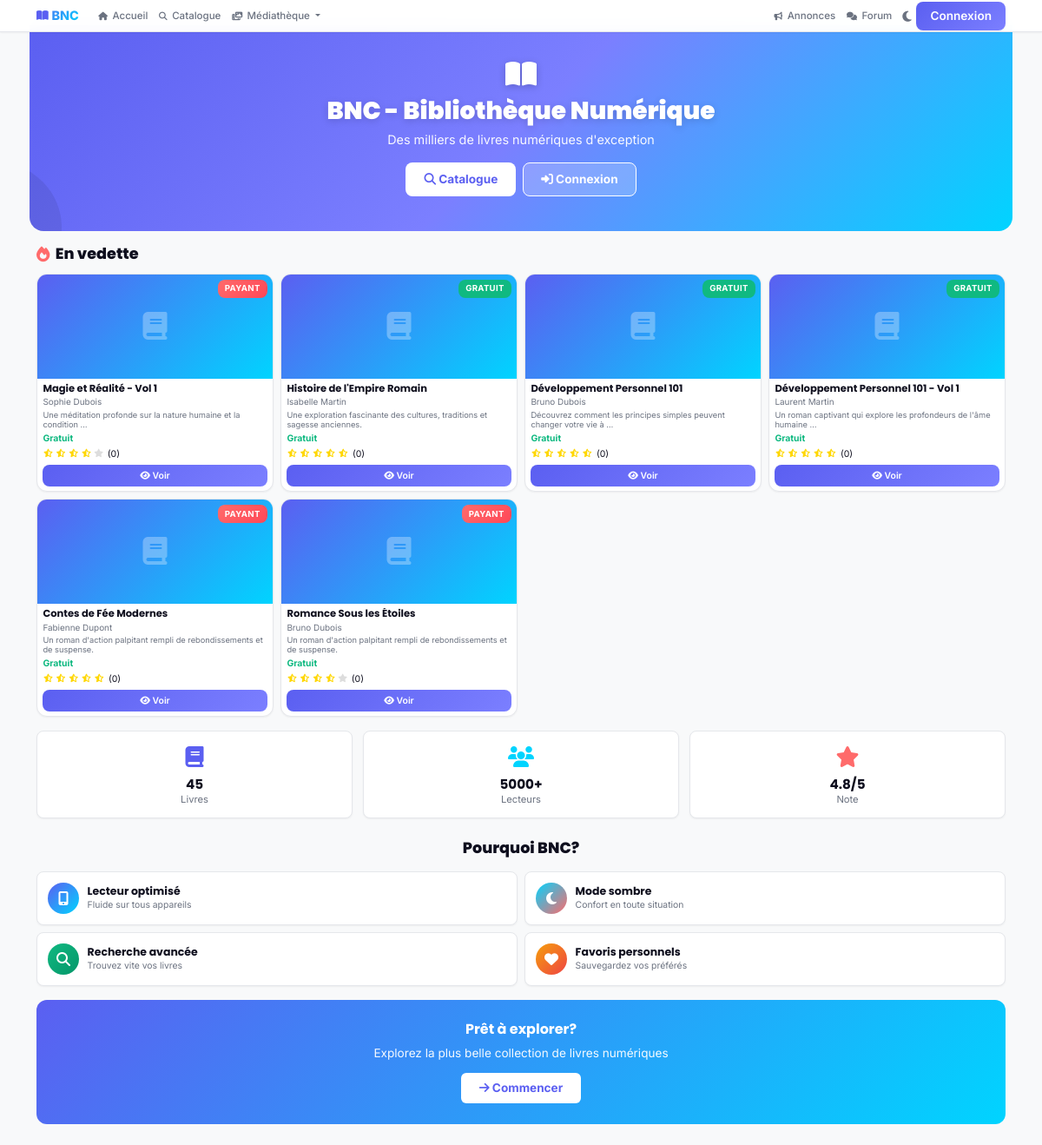
Screenshot of /fr/ with the database file from the repository.
### catalogue/models.py (models this page shows, shortened)
class Book(models.Model):
    GENRE_CHOICES = [
        ("fiction", _("Fiction")),
        ("non_fiction", _("Non-fiction")),
        ("science", _("Science")),
        ("history", _("Histoire")),
        ("biography", _("Biographie")),
        ("children", _("Enfants")),
        ("poetry", _("Poésie")),
        ("drama", _("Drame")),
        ("mystery", _("Mystère")),
        ("romance", _("Romance")),
        ("fantasy", _("Fantasy")),
        ("self_help", _("Développement personnel")),
        ("other", _("Autre")),
    ]
    LANGUAGE_CHOICES = [
        ("fr", _("Français")),
        ("en", _("Anglais")),
        ("ar", _("Arabe")),
        ("de", _("Allemand")),
        ("es", _("Espagnol")),
        ("pt", _("Portugais")),
        ("sw", _("Swahili")),
        ("other", _("Autre")),
    ]
    id = models.UUIDField(primary_key=True, default=uuid.uuid4, editable=False)
    title = models.CharField(_("Titre"), max_length=255)
    description = models.TextField(_("Description"), blank=True)
    isbn = models.CharField(_("ISBN"), max_length=20, unique=True)
    pages_count = models.PositiveIntegerField(_("Nombre de pages"), null=True, blank=True)
    publication_date = models.DateField(_("Date de publication"), null=True, blank=True)
    language = models.CharField(
        _("Langue"),
        max_length=10,
        choices=LANGUAGE_CHOICES,
        default="fr"
    )
    genre = models.CharField(
        _("Genre"),
        max_length=50,
        choices=GENRE_CHOICES,
        default="other"
    )
    cover = models.ImageField(
        _("Couverture"),
        upload_to="books/covers/%Y/%m/",
        null=True,
        blank=True
    )
    pdf_file = models.FileField(
        _("Fichier PDF"),
        upload_to="books/pdf/%Y/%m/",
        null=True,
        blank=True
    )
    epub_file = models.FileField(
        _("Fichier EPUB"),
        upload_to="books/epub/%Y/%m/",
        null=True,
        blank=True
    )
    price = models.DecimalField(
        _("Prix"),
        max_digits=8,
        decimal_places=2,
        default=0,
        validators=[MinValueValidator(0)]
    )
    discount_percentage = models.IntegerField(
        _("Pourcentage de réduction"),
        default=0,
        validators=[MinValueValidator(0), MaxValueValidator(100)]
    )
    is_paid = models.BooleanField(_("Payant"), default=False)
    free_pages_count = models.PositiveIntegerField(
        _("Nombre de pages libres"),
        default=15,
        help_text=_("Nombre de pages accessibles gratuitement (0 = aucune preview)")
    )
    downloads_count = models.PositiveIntegerField(_("Nombre de téléchargements"), default=0)
    reads_count = models.PositiveIntegerField(_("Nombre de lectures"), default=0)
    rating = models.DecimalField(
        _("Note"),
        max_digits=3,
        decimal_places=2,
        default=0,
        validators=[MinValueValidator(0), MaxValueValidator(5)]
    )
    rating_count = models.PositiveIntegerField(_("Nombre d'évaluations"), default=0)
    authors = models.ManyToManyField(Author, through="AuthorBook", related_name="books", blank=True)
    libraries = models.ManyToManyField(Library, through="LibraryBook", related_name="books", blank=True)
    is_published = models.BooleanField(_("Publié"), default=True)
    created_at = models.DateTimeField(_("Créé"), auto_now_add=True)
    updated_at = models.DateTimeField(_("Modifié"), auto_now=True)
    class Meta:
        verbose_name = _("Livre")
        verbose_name_plural = _("Livres")
        ordering = ["-created_at"]
        indexes = [
            models.Index(fields=["isbn"]),
            models.Index(fields=["title"]),
            models.Index(fields=["is_published"]),
            models.Index(fields=["genre"]),
        ]
    @property
    def author(self):
        authors = self.authors.all()
        if authors:
            return f"{authors[0].first_name} {authors[0].last_name}"
        return "Auteur inconnu"

class Author(models.Model):
    NATIONALITY_CHOICES = [
        ("SN", _("Sénégal")),
        ("ML", _("Mali")),
        ("CI", _("Côte d'Ivoire")),
        ("BJ", _("Bénin")),
        ("BF", _("Burkina Faso")),
        ("CM", _("Cameroun")),
        ("GH", _("Ghana")),
        ("KE", _("Kenya")),
        ("ZA", _("Afrique du Sud")),
        ("NG", _("Nigéria")),
        ("FR", _("France")),
        ("BE", _("Belgique")),
        ("CA", _("Canada")),
        ("US", _("États-Unis")),
        ("OTHER", _("Autre")),
    ]
    id = models.UUIDField(primary_key=True, default=uuid.uuid4, editable=False)
    first_name = models.CharField(_("Prénom"), max_length=100)
    last_name = models.CharField(_("Nom"), max_length=100)
    email = models.EmailField(_("Email"), blank=True, unique=True)
    biography = models.TextField(_("Biographie"), blank=True)
    birth_date = models.DateField(_("Date de naissance"), null=True, blank=True)
    photo = models.ImageField(
        _("Photo"),
        upload_to="authors/%Y/%m/",
        null=True,
        blank=True
    )
    nationality = models.CharField(
        _("Nationalité"),
        max_length=50,
        choices=NATIONALITY_CHOICES,
        default="OTHER"
    )
    website = models.URLField(_("Site web"), blank=True)
    is_verified = models.BooleanField(_("Vérifié"), default=False)
    verified_date = models.DateTimeField(_("Date de vérification"), null=True, blank=True)
    created_at = models.DateTimeField(_("Créé"), auto_now_add=True)
    updated_at = models.DateTimeField(_("Modifié"), auto_now=True)
    class Meta:
        verbose_name = _("Auteur")
        verbose_name_plural = _("Auteurs")
        ordering = ["last_name", "first_name"]
        indexes = [
            models.Index(fields=["last_name", "first_name"]),
            models.Index(fields=["email"]),
        ]

### users/views.py (the view)
# urls.py: path("", home, name='home'),
def home(request):
    books = Book.objects.filter(is_published=True)[:6]
    context = {
        'featured_books': books,
        'total_books': Book.objects.filter(is_published=True).count(),
        'total_authors': Book.objects.filter(is_published=True).values('authorbook__author').distinct().count(),
    }
    return render(request, 'home.html', context)

### templates/home.html (shortened to what this page needs)
{% extends 'base-premium.html' %}
{% load static %}
{% block content %}
<div class="container mt-0">
    <div class="hero-premium" style="background: linear-gradient(135deg, #5B5FF1 0%, #7B7FFF 50%, #00D4FF 100%); margin: -0.5rem -0.5rem 1rem -0.5rem; border-radius: 0 0 var(--radius-lg) var(--radius-lg);">
        <div class="hero-content" style="text-align: center; padding: 1.5rem 0.75rem;">
            <div style="margin-bottom: 0.5rem;">
                <i class="fas fa-book-open" style="font-size: 2rem; text-shadow: 0 2px 8px rgba(0,0,0,0.2);"></i>
            </div>
            <h1 style="text-shadow: 0 2px 8px rgba(0,0,0,0.15); font-size: clamp(1.1rem, 4vw, 1.75rem);">BNC - Bibliothèque Numérique</h1>
            <p style="font-size: 0.9rem; margin-bottom: 1rem; opacity: 0.95;">Des milliers de livres numériques d'exception</p>
            <div style="display: flex; gap: 0.5rem; justify-content: center; flex-wrap: wrap;">
                <a href="{% url 'catalogue:catalogue' %}" class="btn" style="background: white; color: #5B5FF1; font-weight: 700; padding: 0.5rem 1.25rem; font-size: 0.85rem; border-radius: var(--radius-sm); text-decoration: none;">
                    <i class="fas fa-search"></i> Catalogue
                </a>
                {% if not user.is_authenticated %}
                <a href="{% url 'users:login' %}" class="btn" style="background: rgba(255,255,255,0.2); border: 1.5px solid white; color: white; font-weight: 700; padding: 0.5rem 1.25rem; font-size: 0.85rem; border-radius: var(--radius-sm); text-decoration: none;">
                    <i class="fas fa-sign-in-alt"></i> Connexion
                </a>
                {% endif %}
            </div>
        </div>
    </div>
    <div class="mb-3">
        <h2 style="font-weight: 800; margin-bottom: 0.75rem; display: flex; align-items: center; gap: 0.4rem; font-size: 1.1rem;">
            <i class="fas fa-fire" style="color: var(--accent);"></i> En vedette
        </h2>
        <div class="row g-2">
            {% for book in featured_books %}
            <div class="col-6 col-sm-6 col-md-4 col-lg-3 animate-in">
                <div class="book-card-premium" onclick="window.location.href='{% url 'catalogue:book_detail' book_id=book.pk %}'">
                    <div class="book-cover">
                        {% if book.cover %}
                            <img src="{{ book.cover.url }}" alt="{{ book.title }}">
                        {% else %}
                            <div class="book-cover-placeholder">
                                <i class="fas fa-book"></i>
                            </div>
                        {% endif %}
                        {% if book.is_paid %}
                            <span class="book-badge badge-premium">Payant</span>
                        {% else %}
                            <span class="book-badge badge-free">Gratuit</span>
                        {% endif %}
                    </div>
                    <div class="book-info">
                        <h5 class="book-title">{{ book.title }}</h5>
                        <p class="book-author">{{ book.author|truncatewords:3 }}</p>
                        {% if book.description %}
                        <p class="book-description">{{ book.description|truncatewords:10 }}</p>
                        {% endif %}
                        <div class="book-price">
                            {% if book.is_paid and book.price > 0 %}
                                {% if book.discount_percentage > 0 %}
                                    <span class="price-original">{{ book.price|floatformat:0 }} FC</span>
                                    <span style="font-size: 0.65rem; color: #EF4444; font-weight: 600;">-{{ book.discount_percentage }}%</span>
                                {% else %}
                                    <span class="price-main">{{ book.price|floatformat:0 }} FC</span>
                                {% endif %}
                            {% else %}
                                <span class="price-free">Gratuit</span>
                            {% endif %}
                        </div>
                        <div class="book-rating">
                            <span class="stars">
                                {% for i in "12345" %}
                                    {% if book.rating >= i %}
                                        <i class="fas fa-star"></i>
                                    {% elif book.rating > i|add:'-1' %}
                                        <i class="fas fa-star-half-alt"></i>
                                    {% else %}
                                        <i class="fas fa-star empty"></i>
                                    {% endif %}
                                {% endfor %}
                            </span>
                            <span class="rating-value">({{ book.reviews_count|default:0 }})</span>
                        </div>
                        <div class="book-action">
                            <a href="{% url 'catalogue:book_detail' book_id=book.pk %}" class="btn-read" onclick="event.stopPropagation()">
                                <i class="fas fa-eye"></i> Voir
                            </a>
                        </div>
                    </div>
                </div>
            </div>
            {% endfor %}
        </div>
    </div>
    <div style="display: grid; grid-template-columns: repeat(3, 1fr); gap: 0.75rem; margin-bottom: 1.5rem;">
        <div class="card-premium" style="text-align: center; padding: 0.75rem 0.5rem;">
            <div style="font-size: 1.5rem; color: var(--primary); margin-bottom: 0.25rem;"><i class="fas fa-book"></i></div>
            <h5 style="font-weight: 700; margin: 0; font-size: 0.95rem;">{{ total_books|default:"1000+" }}</h5>
            <p style="color: var(--text-light); margin: 0; font-size: 0.7rem;">Livres</p>
        </div>
        <div class="card-premium" style="text-align: center; padding: 0.75rem 0.5rem;">
            <div style="font-size: 1.5rem; color: var(--secondary); margin-bottom: 0.25rem;"><i class="fas fa-users"></i></div>
            <h5 style="font-weight: 700; margin: 0; font-size: 0.95rem;">{{ total_users|default:"5000+" }}</h5>
            <p style="color: var(--text-light); margin: 0; font-size: 0.7rem;">Lecteurs</p>
        </div>
        <div class="card-premium" style="text-align: center; padding: 0.75rem 0.5rem;">
            <div style="font-size: 1.5rem; color: var(--accent); margin-bottom: 0.25rem;"><i class="fas fa-star"></i></div>
            <h5 style="font-weight: 700; margin: 0; font-size: 0.95rem;">4.8/5</h5>
            <p style="color: var(--text-light); margin: 0; font-size: 0.7rem;">Note</p>
        </div>
    </div>
    <div class="mb-3">
        <h2 style="font-weight: 800; margin-bottom: 1rem; text-align: center; font-size: 1.1rem;">Pourquoi BNC?</h2>
        <div class="row g-2">
            <div class="col-6 col-md-6">
                <div class="card-premium" style="padding: 0.75rem; display: flex; gap: 0.6rem; align-items: center;">
                    <div style="width: 36px; height: 36px; border-radius: 50%; background: linear-gradient(135deg, var(--primary), var(--secondary)); display: flex; align-items: center; justify-content: center; color: white; flex-shrink: 0; font-size: 1rem;"><i class="fas fa-mobile-alt"></i></div>
                    <div><h6 style="font-weight: 700; margin: 0; font-size: 0.78rem;">Lecteur optimisé</h6><p style="color: var(--text-light); margin: 0; font-size: 0.65rem;">Fluide sur tous appareils</p></div>
                </div>
            </div>
            <div class="col-6 col-md-6">
                <div class="card-premium" style="padding: 0.75rem; display: flex; gap: 0.6rem; align-items: center;">
                    <div style="width: 36px; height: 36px; border-radius: 50%; background: linear-gradient(135deg, #00D4FF, #FF6B6B); display: flex; align-items: center; justify-content: center; color: white; flex-shrink: 0; font-size: 1rem;"><i class="fas fa-moon"></i></div>
                    <div><h6 style="font-weight: 700; margin: 0; font-size: 0.78rem;">Mode sombre</h6><p style="color: var(--text-light); margin: 0; font-size: 0.65rem;">Confort en toute situation</p></div>
                </div>
            </div>
            <div class="col-6 col-md-6">
                <div class="card-premium" style="padding: 0.75rem; display: flex; gap: 0.6rem; align-items: center;">
                    <div style="width: 36px; height: 36px; border-radius: 50%; background: linear-gradient(135deg, #10B981, #059669); display: flex; align-items: center; justify-content: center; color: white; flex-shrink: 0; font-size: 1rem;"><i class="fas fa-search"></i></div>
                    <div><h6 style="font-weight: 700; margin: 0; font-size: 0.78rem;">Recherche avancée</h6><p style="color: var(--text-light); margin: 0; font-size: 0.65rem;">Trouvez vite vos livres</p></div>
                </div>
            </div>
            <div class="col-6 col-md-6">
                <div class="card-premium" style="padding: 0.75rem; display: flex; gap: 0.6rem; align-items: center;">
                    <div style="width: 36px; height: 36px; border-radius: 50%; background: linear-gradient(135deg, #F59E0B, #EF4444); display: flex; align-items: center; justify-content: center; color: white; flex-shrink: 0; font-size: 1rem;"><i class="fas fa-heart"></i></div>
                    <div><h6 style="font-weight: 700; margin: 0; font-size: 0.78rem;">Favoris personnels</h6><p style="color: var(--text-light); margin: 0; font-size: 0.65rem;">Sauvegardez vos préférés</p></div>
                </div>
            </div>
        </div>
    </div>
    {% if not user.is_authenticated %}
    <div style="background: linear-gradient(135deg, var(--primary), var(--secondary)); border-radius: var(--radius-md); padding: 1.5rem 1rem; text-align: center; color: white; margin-bottom: 1.5rem;">
        <h4 style="font-weight: 700; margin-bottom: 0.5rem; font-size: 1rem;">Prêt à explorer?</h4>
        <p style="opacity: 0.95; margin-bottom: 0.75rem; font-size: 0.85rem;">Explorez la plus belle collection de livres numériques</p>
        <a href="{% url 'users:login' %}" class="btn" style="background: white; color: var(--primary); font-weight: 700; padding: 0.4rem 1.25rem; font-size: 0.85rem;">
            <i class="fas fa-arrow-right"></i> Commencer
        </a>
    </div>
    {% endif %}
</div>
{% endblock %}

### rows the page displays
Book: is_paid "PAYANT", title "Magie et Réalité - Vol 1", author "Sophie Dubois", description "Une méditation profonde sur la nature humaine et la condition …", reviews_count "0"
Book: is_paid "GRATUIT", title "Histoire de l'Empire Romain", author "Isabelle Martin", description "Une exploration fascinante des cultures, traditions et sagesse anciennes.", reviews_count "0"
Book: is_paid "GRATUIT", title "Développement Personnel 101", author "Bruno Dubois", description "Découvrez comment les principes simples peuvent changer votre vie à …", reviews_count "0"
Book: is_paid "GRATUIT", title "Développement Personnel 101 - Vol 1", author "Laurent Martin", description "Un roman captivant qui explore les profondeurs de l'âme humaine …", reviews_count "0"
Book: is_paid "PAYANT", title "Contes de Fée Modernes", author "Fabienne Dupont", description "Un roman d'action palpitant rempli de rebondissements et de suspense.", reviews_count "0"
Book: is_paid "PAYANT", title "Romance Sous les Étoiles", author "Bruno Dubois", description "Un roman d'action palpitant rempli de rebondissements et de suspense.", reviews_count "0"

### other values shown
{{ total_books|default:"1000+" }} "45"
{{ total_users|default:"5000+" }} "5000+"
